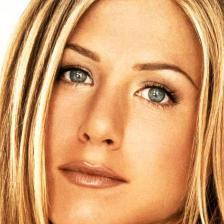
#> input picture client_tests/Jennifer_Aniston_5427_2502.jpeg, 224 x 224 px, given as the content of the folder ../../client_tests/faces, which was not available
$ python pick_selected_faces.py ../.. out
#> lines starting #> are read from the running program, lines starting #| are printed output that depends on the picture; pictures that were not available may be replaced by others from this repository, and a replacement may not be noted
### jodlgang/image_utils/__init__.py
import shutil

import imageio
from skimage import img_as_ubyte
from skimage.util import random_noise


def write_image(path, img):
    shutil._ensure_directory(path)
    imageio.imwrite(path, img)


def add_white_noise_ubyte(img):
    return img_as_ubyte(random_noise(img))

def add_white_noise(img):
    return random_noise(img)


def reflect_image(img):
    return img[:, ::-1]

### prototype/final_dataset/pick_selected_faces.py
import random

import imageio
import os

import shutil

import numpy as np
from jodlgang.image_utils import add_white_noise_ubyte, reflect_image, write_image
from skimage.transform import resize
import argparse


random.seed(0)
np.random.seed(0)


parser = argparse.ArgumentParser()
parser.add_argument('dataset_directory')
parser.add_argument('out_dir')
parser.add_argument('-n', '--number_of_pictures_per', type=int, default=20)
parser.add_argument('-o', '--output_shape', default='224x224')
parser.add_argument('-v', '--validation-split', default=0.2)
parser.add_argument('-r', '--reflect', action='store_true')
args = parser.parse_args()

output_shape = tuple(map(int, args.output_shape.split('x')))

shutil.rmtree(args.out_dir, ignore_errors=True)

for category in os.listdir(args.dataset_directory):
    faces_dir = os.path.join(args.dataset_directory, category, 'faces')

    for celeb in os.listdir(faces_dir):
        print("Processing celebrity {} ... ".format(celeb))
        celeb_dir = os.path.join(faces_dir, celeb)

        images = os.listdir(celeb_dir)

        selected_pics = np.random.permutation(images)[:args.number_of_pictures_per]
        training_pic_length = int(len(selected_pics) * args.validation_split)

        for i, pic_path in enumerate(selected_pics):
            pic_path = os.path.join(celeb_dir, pic_path)

            split_name = os.path.basename(pic_path).split('.')
            file_name, file_ext = '.'.join(split_name[:-1]), split_name[-1]

            img = imageio.imread(pic_path)
#> img is the input picture: shape (224, 224, 3); mean R, G, B 212.7, 157.6, 107.8

            #ipdb.set_trace()
            resized = resize(img, output_shape=output_shape)
            reflected = reflect_image(resized)

            if i < training_pic_length:
                out_dir = os.path.join(args.out_dir, 'validation', category, 'faces', celeb)
            else:
                out_dir = os.path.join(args.out_dir, 'training', category, 'faces', celeb)

            write_image(os.path.join(out_dir, '{}_original_noise0.{}'.format(file_name, file_ext)), add_white_noise_ubyte(resized))
#> in write_image, `imageio.imwrite(path, img)`:
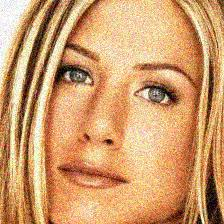
#> saved as Jennifer_Aniston_5427_2502_original_noise0.jpeg: shape (224, 224, 3); mean R, G, B 207.6, 157.2, 108.1
            write_image(os.path.join(out_dir, '{}_original_noise1.{}'.format(file_name, file_ext)), add_white_noise_ubyte(resized))
#> in add_white_noise_ubyte (call 2), `return img_as_ubyte(random_noise(img))`:
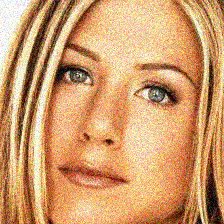
#> returned value: shape (224, 224, 3); mean of channels 0, 1, 2 208.9, 157.1, 108; drawn as R, G, B
#> in write_image (call 2), `imageio.imwrite(path, img)`:
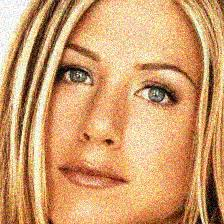
#> saved as Jennifer_Aniston_5427_2502_original_noise1.jpeg: shape (224, 224, 3); mean R, G, B 207.7, 157.1, 108.1
            if args.reflect:
                write_image(os.path.join(out_dir, '{}_reflected_noise0.{}'.format(file_name, file_ext)), add_white_noise_ubyte(reflected))
                write_image(os.path.join(out_dir, '{}_reflected_noise1.{}'.format(file_name, file_ext)), add_white_noise_ubyte(reflected))
            else:
                write_image(os.path.join(out_dir, '{}_original_noise2.{}'.format(file_name, file_ext)), add_white_noise_ubyte(resized))
#> in add_white_noise_ubyte (call 3), `return img_as_ubyte(random_noise(img))`:
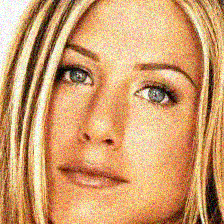
#> returned value: shape (224, 224, 3); mean of channels 0, 1, 2 208.9, 157.5, 108.1; drawn as R, G, B
#> in write_image (call 3), `imageio.imwrite(path, img)`:
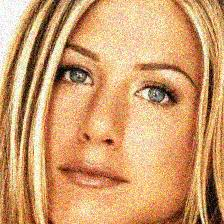
#> saved as Jennifer_Aniston_5427_2502_original_noise2.jpeg: shape (224, 224, 3); mean R, G, B 207.9, 157.5, 108.2
                write_image(os.path.join(out_dir, '{}_original_noise3.{}'.format(file_name, file_ext)), add_white_noise_ubyte(resized))
#> in add_white_noise_ubyte (call 4), `return img_as_ubyte(random_noise(img))`:
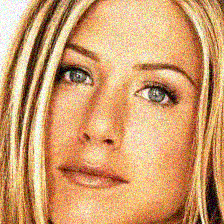
#> returned value: shape (224, 224, 3); mean of channels 0, 1, 2 209, 157.3, 108; drawn as R, G, B
#> in write_image (call 4), `imageio.imwrite(path, img)`:
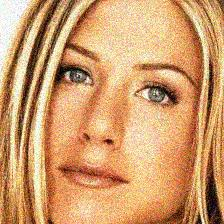
#> saved as Jennifer_Aniston_5427_2502_original_noise3.jpeg: shape (224, 224, 3); mean R, G, B 207.9, 157.3, 108.2
